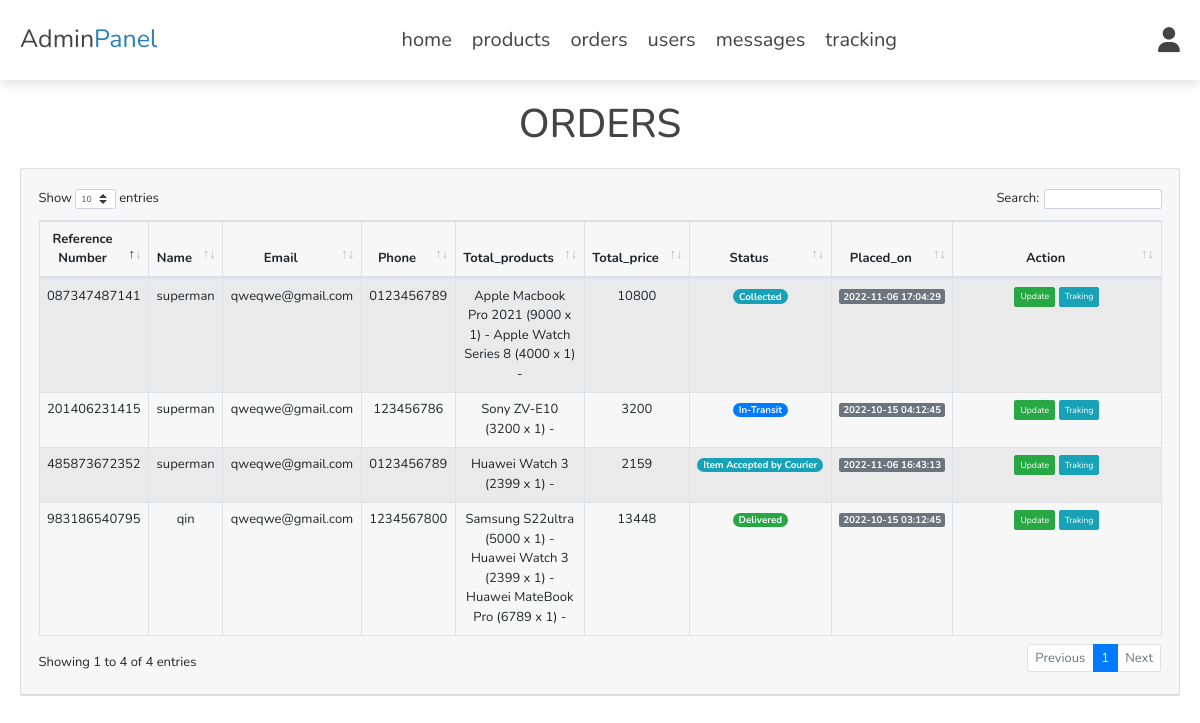
Page /admin/all_parcel.php (signed in) on the earlier database version.
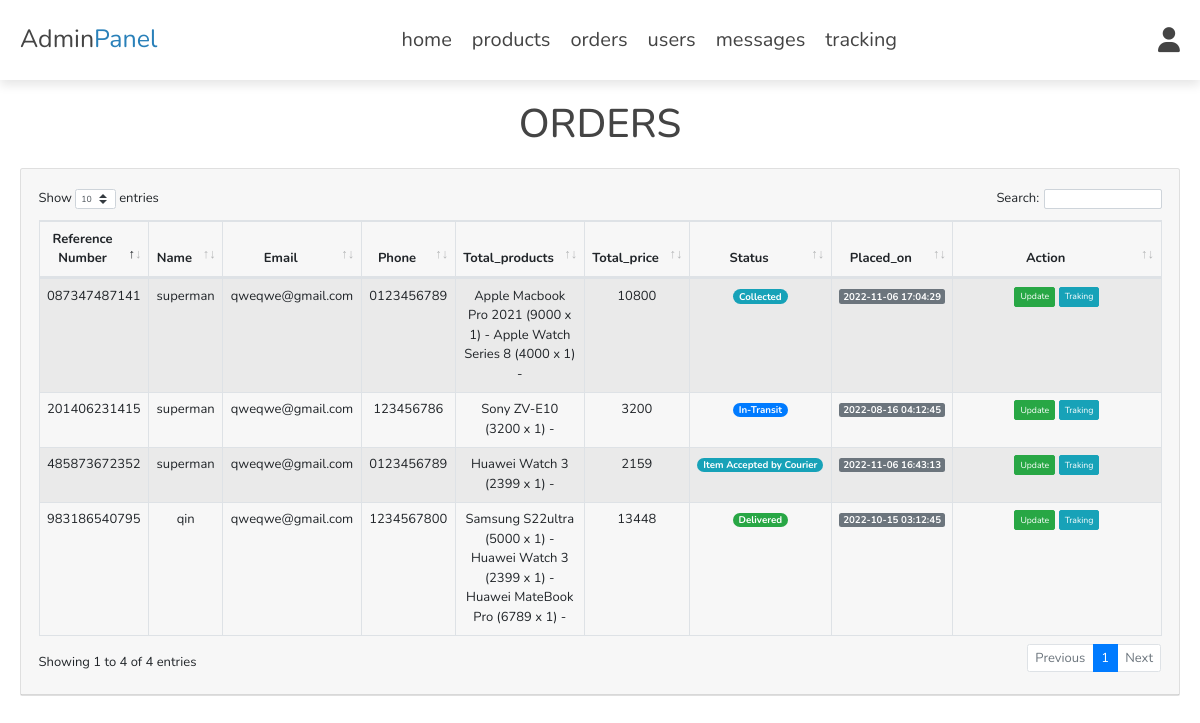
Same page on the later database version.
### tables this page shows
CREATE TABLE `orders` (
  `id` int(100) NOT NULL,
  `reference_number` varchar(100) NOT NULL,
  `user_id` int(100) NOT NULL,
  `name` varchar(20) NOT NULL,
  `number` varchar(10) NOT NULL,
  `email` varchar(50) NOT NULL,
  `method` varchar(50) NOT NULL,
  `address` varchar(500) NOT NULL,
  `total_products` varchar(1000) NOT NULL,
  `total_price` int(100) NOT NULL,
  `placed_on` timestamp NOT NULL DEFAULT current_timestamp(),
  `status` varchar(20) NOT NULL DEFAULT '2',
  `s_status` int(15) NOT NULL DEFAULT 0
);

### admin/all_parcel.php (the view, shortened to what this page needs)
<?php
include '../components/connect.php';
?>
<!DOCTYPE html>
<html lang="en">
<head>
   <link rel="stylesheet" href="https://cdnjs.cloudflare.com/ajax/libs/font-awesome/6.1.1/css/all.min.css">
   <link rel="stylesheet" href="../css/admin_style.css">
   <link rel="stylesheet" href="assets/dataTables.bootstrap4.min.css">
   <link rel="stylesheet" href="assets/bootstrap.min.css">
</head>
<body>
<?php include '../components/admin_header.php'; ?>
<section class="table-product" >
<h1 class="heading">Orders</h1>
<div class="card " style="width: 100%;">
        <div class="card-header">
        <div class="card-body pr-2 pl-2">
          <table id="example" class="table table-striped table-bordered" style="width:100%">
                  <thead>
                    <tr>
                      <th class="text-center">Reference Number</th>
                      <th  class="text-center">Name</th>
                      <th  class="text-center">Email</th>
                      <th  class="text-center">Phone</th>
                      <th  class="text-center">Total_products</th>
                      <th  class="text-center">Total_price</th>
                      <th  class="text-center">Status</th>
                      <th  class="text-center">Placed_on</th>
                      <th  width='25%' class="text-center">Action</th>
                    </tr>
                  </thead>
                  <tbody>
                  <?php
                     $select_orders = $conn->prepare("SELECT * FROM `orders`");
                     $select_orders->execute();
                     $select_parcel= $conn->prepare("SELECT * FROM `parcels`");
                     $select_parcel->execute();
                     if($select_orders->rowCount() > 0){
                        while($fetch_orders = $select_orders->fetch(PDO::FETCH_ASSOC)){
                           $fetch_parcel = $select_parcel->fetch(PDO::FETCH_ASSOC)
                  ?>
                  <tr class="text-center">
                    <td><?php echo $fetch_orders['reference_number'];?></td>
                    <td><?php echo $fetch_orders['name'];?></td>
                    <td><?php echo $fetch_orders['email']; ?></td>
                    <td><?php echo $fetch_orders['number']; ?></td>
                    <td><?php echo $fetch_orders['total_products']; ?></td>
                    <td><?php echo $fetch_orders['total_price']; ?></td>
                    <td><?php
							switch ($fetch_parcel['status']) {
								case '1':
									echo "<span class='badge badge-pill badge-info'> Collected</span>";
									break;
								case '3':
									echo "<span class='badge badge-pill badge-primary'> In-Transit</span>";
									break;
								case '7':
									echo "<span class='badge badge-pill badge-success'>Delivered</span>";
									break;
								default:
									echo "<span class='badge badge-pill badge-info'> Item Accepted by Courier</span>";
									break;
							}
							?></td>
                    <td><span class="badge badge-lg badge-secondary text-white"><?php echo  $fetch_orders['placed_on'];  ?></span></td>
                    <td>
                    <a class="btn btn-success btn-sm" href="update_parcel.php?order_id=<?php echo $fetch_orders['id'];?>">Update</a>
                    <a class="btn btn-info btn-sm" href="select_track.php?track_id=<?php echo $fetch_orders['reference_number'];?>">Traking</a>
                    </td>
                  <?php }?>
                  <?php }else{
                     echo '<p class="empty">no orders placed yet!</p>';
                  }?>
                  </tr>
                  </tbody>
          </table>
        </div>
        </div>
</div>
</section>
</body>
</html>

Differences in the rows shown:
changed orders "Sony ZV-E10 (3200 x 1) -": placed_on "2022-10-15 04:12:45" → "2022-08-16 04:12:45"
